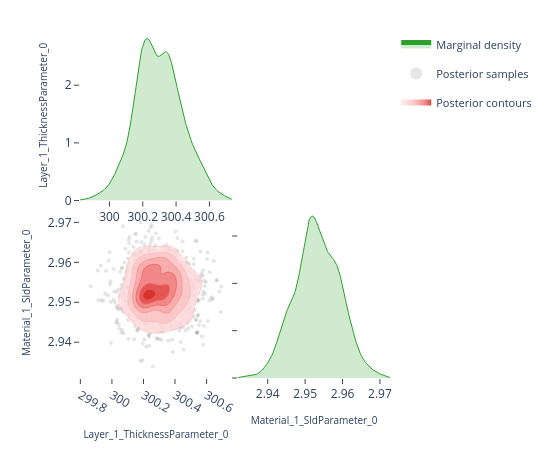

Notebook cell for this chart:
### Code cell
# ---- Pairwise focus: thickness vs SLD ---------------------------------------
# A 2-parameter corner plot zooms in on the joint posterior for a specific
# pair.  This is the same view the EasyReflectometryApp's "2D Heatmap"
# sub-tab uses to inspect parameter degeneracies.


params_of_interest = ['Layer_1_ThicknessParameter_0', 'Material_1_SldParameter_0']
idx = [posterior.param_names.index(p) for p in params_of_interest]
subset_draws = np.asarray(posterior.draws)[:, idx]

fig = plot_corner(subset_draws, params_of_interest)
fig.show()

### Figure 1 — Plotly figure (JSON) as saved in the notebook; plotly's stock layout.template omitted (floating-point values rounded to 4 significant figures; data arrays with more than 128 entries replaced by an {"elided": "..."} marker saying what was removed)
{"data": [{"fill": "tozeroy", "fillcolor": "rgba(44, 160, 44, 0.22)", "hoverinfo": "skip", "legendgroup": "marginal", "line": {"color": "rgb(44, 160, 44)", "width": 1}, "mode": "lines", "name": "Marginal density", "showlegend": true, "type": "scatter", "x": {"elided": "256 float values"}, "xaxis": "x", "y": {"elided": "256 float values"}, "yaxis": "y"}, {"hoverinfo": "skip", "legendgroup": "scatter", "marker": {"color": "rgba(140, 140, 140, 0.22)", "size": 4}, "mode": "markers", "name": "Posterior samples", "showlegend": true, "type": "scatter", "x": {"elided": "880 float values"}, "xaxis": "x3", "y": {"elided": "880 float values"}, "yaxis": "y3", "zorder": 0}, {"colorscale": [[0.0, "rgba(255, 224, 224, 0.62)"], [0.35, "rgba(250, 188, 188, 0.70)"], [0.6, "rgba(245, 148, 148, 0.78)"], [0.82, "rgba(237, 104, 104, 0.84)"], [1.0, "rgba(215, 48, 39, 0.90)"]], "connectgaps": false, "contours": {"coloring": "fill", "end": 179.8, "showlabels": false, "showlines": false, "size": 28.39, "start": 37.85}, "hoverinfo": "skip", "legendgroup": "contour", "name": "Posterior contours", "showlegend": true, "showscale": false, "type": "contour", "x": [299.8, 299.8, 299.8, 299.9, 299.9, 299.9, 299.9, 299.9, 299.9, 299.9, 299.9, 300.0, 300.0, 300.0, 300.0, 300.0, 300.0, 300.0, 300.0, 300.0, 300.1, 300.1, 300.1, 300.1, 300.1, 300.1, 300.1, 300.1, 300.1, 300.2, 300.2, 300.2, 300.2, 300.2, 300.2, 300.2, 300.2, 300.3, 300.3, 300.3, 300.3, 300.3, 300.3, 300.3, 300.3, 300.3, 300.4, 300.4, 300.4, 300.4, 300.4, 300.4, 300.4, 300.4, 300.4, 300.5, 300.5, 300.5, 300.5, 300.5, 300.5, 300.5, 300.5, 300.6, 300.6, 300.6, 300.6, 300.6, 300.6, 300.6, 300.6, 300.6, 300.7, 300.7, 300.7, 300.7, 300.7, 300.7, 300.7, 300.7], "xaxis": "x3", "y": [2.932, 2.933, 2.933, 2.934, 2.934, 2.935, 2.935, 2.936, 2.936, 2.937, 2.937, 2.938, 2.938, 2.939, 2.939, 2.94, 2.94, 2.941, 2.941, 2.942, 2.942, 2.943, 2.943, 2.944, 2.944, 2.945, 2.945, 2.946, 2.946, 2.947, 2.948, 2.948, 2.949, 2.949, 2.95, 2.95, 2.951, 2.951, 2.952, 2.952, 2.953, 2.953, 2.954, 2.954, 2.955, 2.955, 2.956, 2.956, 2.957, 2.957, 2.958, 2.958, 2.959, 2.959, 2.96, 2.96, 2.961, 2.961, 2.962, 2.962, 2.963, 2.963, 2.964, 2.964, 2.965, 2.965, 2.966, 2.967, 2.967, 2.968, 2.968, 2.969, 2.969, 2.97, 2.97, 2.971, 2.971, 2.972, 2.972, 2.973], "yaxis": "y3", "z": {"elided": "80x80 float values"}, "zmax": 179.8, "zmin": 37.85, "zorder": 1}, {"colorscale": [[0.0, "rgba(250, 188, 188, 0.94)"], [0.35, "rgba(250, 188, 188, 0.94)"], [0.35, "rgba(245, 148, 148, 0.95)"], [0.6, "rgba(245, 148, 148, 0.95)"], [0.6, "rgba(237, 104, 104, 0.96)"], [0.82, "rgba(237, 104, 104, 0.96)"], [0.82, "rgba(215, 48, 39, 0.98)"], [1.0, "rgba(215, 48, 39, 0.98)"]], "contours": {"coloring": "lines", "end": 179.8, "showlabels": false, "size": 28.39, "start": 37.85}, "hoverinfo": "skip", "legendgroup": "contour", "line": {"width": 0.9}, "showlegend": false, "showscale": false, "type": "contour", "x": [299.8, 299.8, 299.8, 299.9, 299.9, 299.9, 299.9, 299.9, 299.9, 299.9, 299.9, 300.0, 300.0, 300.0, 300.0, 300.0, 300.0, 300.0, 300.0, 300.0, 300.1, 300.1, 300.1, 300.1, 300.1, 300.1, 300.1, 300.1, 300.1, 300.2, 300.2, 300.2, 300.2, 300.2, 300.2, 300.2, 300.2, 300.3, 300.3, 300.3, 300.3, 300.3, 300.3, 300.3, 300.3, 300.3, 300.4, 300.4, 300.4, 300.4, 300.4, 300.4, 300.4, 300.4, 300.4, 300.5, 300.5, 300.5, 300.5, 300.5, 300.5, 300.5, 300.5, 300.6, 300.6, 300.6, 300.6, 300.6, 300.6, 300.6, 300.6, 300.6, 300.7, 300.7, 300.7, 300.7, 300.7, 300.7, 300.7, 300.7], "xaxis": "x3", "y": [2.932, 2.933, 2.933, 2.934, 2.934, 2.935, 2.935, 2.936, 2.936, 2.937, 2.937, 2.938, 2.938, 2.939, 2.939, 2.94, 2.94, 2.941, 2.941, 2.942, 2.942, 2.943, 2.943, 2.944, 2.944, 2.945, 2.945, 2.946, 2.946, 2.947, 2.948, 2.948, 2.949, 2.949, 2.95, 2.95, 2.951, 2.951, 2.952, 2.952, 2.953, 2.953, 2.954, 2.954, 2.955, 2.955, 2.956, 2.956, 2.957, 2.957, 2.958, 2.958, 2.959, 2.959, 2.96, 2.96, 2.961, 2.961, 2.962, 2.962, 2.963, 2.963, 2.964, 2.964, 2.965, 2.965, 2.966, 2.967, 2.967, 2.968, 2.968, 2.969, 2.969, 2.97, 2.97, 2.971, 2.971, 2.972, 2.972, 2.973], "yaxis": "y3", "z": {"elided": "80x80 float values"}, "zmax": 179.8, "zmin": 37.85, "zorder": 2}, {"fill": "tozeroy", "fillcolor": "rgba(44, 160, 44, 0.22)", "hoverinfo": "skip", "legendgroup": "marginal", "line": {"color": "rgb(44, 160, 44)", "width": 1}, "mode": "lines", "name": "Marginal density", "showlegend": false, "type": "scatter", "x": {"elided": "256 float values"}, "xaxis": "x4", "y": {"elided": "256 float values"}, "yaxis": "y4"}], "layout": {"height": 450, "legend": {"font": {"size": 11}, "itemsizing": "constant", "orientation": "v", "x": 1.02, "xanchor": "left", "y": 1.0, "yanchor": "top"}, "margin": {"b": 60, "l": 80, "r": 160, "t": 30}, "plot_bgcolor": "white", "showlegend": true, "width": 550, "xaxis": {"anchor": "y", "domain": [0.0, 0.49], "showgrid": false, "ticks": "outside", "zeroline": false}, "xaxis2": {"anchor": "y2", "domain": [0.51, 1.0], "showgrid": false, "ticks": "outside", "visible": false, "zeroline": false}, "xaxis3": {"anchor": "y3", "domain": [0.0, 0.49], "showgrid": false, "ticks": "outside", "title": {"font": {"size": 10}, "text": "Layer_1_ThicknessParameter_0"}, "zeroline": false}, "xaxis4": {"anchor": "y4", "domain": [0.51, 1.0], "showgrid": false, "ticks": "outside", "title": {"font": {"size": 10}, "text": "Material_1_SldParameter_0"}, "zeroline": false}, "yaxis": {"anchor": "x", "domain": [0.51, 1.0], "showgrid": false, "ticks": "outside", "title": {"font": {"size": 10}, "text": "Layer_1_ThicknessParameter_0"}, "zeroline": false}, "yaxis2": {"anchor": "x2", "domain": [0.51, 1.0], "showgrid": false, "ticks": "outside", "visible": false, "zeroline": false}, "yaxis3": {"anchor": "x3", "domain": [0.0, 0.49], "showgrid": false, "ticks": "outside", "title": {"font": {"size": 10}, "text": "Material_1_SldParameter_0"}, "zeroline": false}, "yaxis4": {"anchor": "x4", "domain": [0.0, 0.49], "showgrid": false, "showticklabels": false, "ticks": "outside", "zeroline": false}}}
